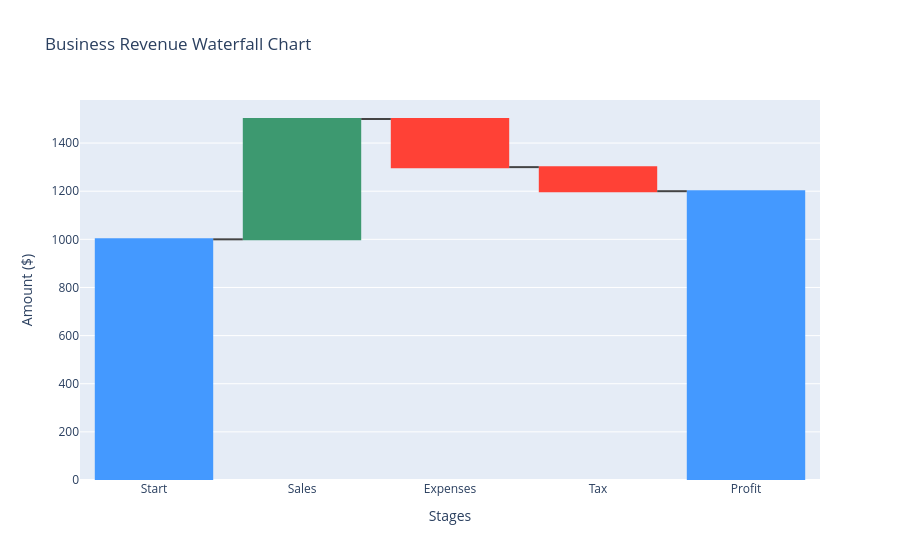

Here is the notebook cell this chart was saved with:
### Code cell
import plotly.graph_objects as go

# Sample built-in dataset (manually defined)
data = {
    'Category': ['Start', 'Sales', 'Expenses', 'Tax', 'Profit'],
    'Value': [1000, 500, -200, -100, 1200],  # Start value, changes, and final total
    'Measure': ['absolute', 'relative', 'relative', 'relative', 'total']
}

# Create Waterfall chart
fig = go.Figure(go.Waterfall(
    x=data['Category'],
    y=data['Value'],
    measure=data['Measure']
))

# Update layout
fig.update_layout(
    title="Business Revenue Waterfall Chart",
    yaxis_title="Amount ($)",
    xaxis_title="Stages"
)

# Show the chart
fig.show()

### Figure 1 — Plotly figure (JSON) as saved in the notebook; plotly's stock layout.template omitted (floating-point values rounded to 4 significant figures)
{"data": [{"measure": ["absolute", "relative", "relative", "relative", "total"], "type": "waterfall", "x": ["Start", "Sales", "Expenses", "Tax", "Profit"], "y": [1000, 500, -200, -100, 1200]}], "layout": {"title": {"text": "Business Revenue Waterfall Chart"}, "xaxis": {"title": {"text": "Stages"}}, "yaxis": {"title": {"text": "Amount ($)"}}}}
